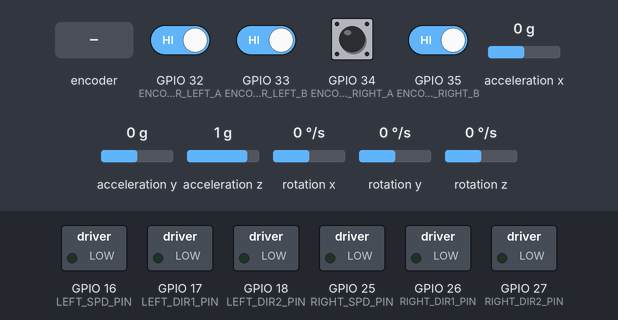
Simulated run of this sketch. Board: ESP32. On the bench: switched loads named in the sketch (green lamp = pin HIGH). Dashed ring = blinking. The inputs (shaded band) are chosen by the test bench; at power-on: GPIO 32 (ENCODER_LEFT_A), GPIO 33 (ENCODER_LEFT_B), GPIO 34 (ENCODER_RIGHT_A), GPIO 35 (ENCODER_RIGHT_B) HIGH, acceleration x 0 g, acceleration y 0 g, acceleration z 1 g, rotation x 0 °/s, rotation y 0 °/s, rotation z 0 °/s. What the sketch prints to the serial monitor is not drawn.

Above: at 4.2 s.
4.3 s: rotary encoder on GPIO 32 (ENCODER_LEFT_A) / GPIO 35 (ENCODER_RIGHT_B) turned 1 step (first pin leading)
At 4.45 s:
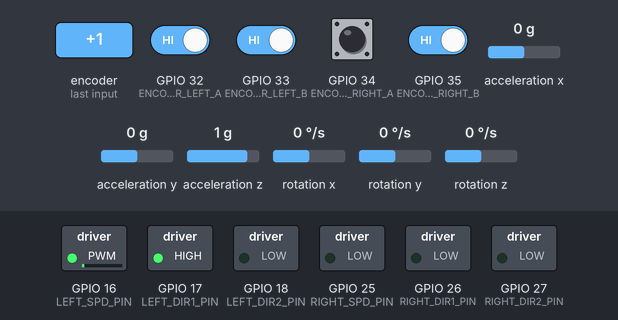
6.1 s: GPIO 34 (ENCODER_RIGHT_A) pulsed LOW 2 times (0.12 s each, 0.3 s apart)
At 6.35 s:
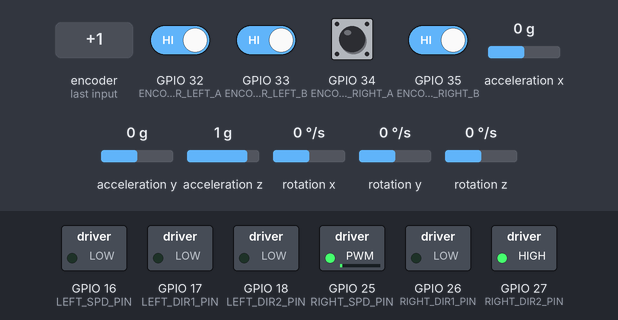
At 6.76 s:
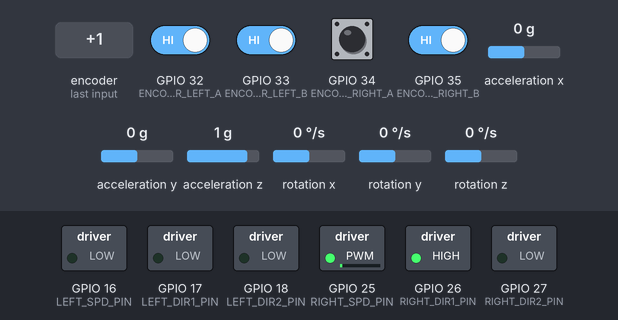
Timing chart, 0 to 9.1 s (numbered marks = the images above; inputs shaded):
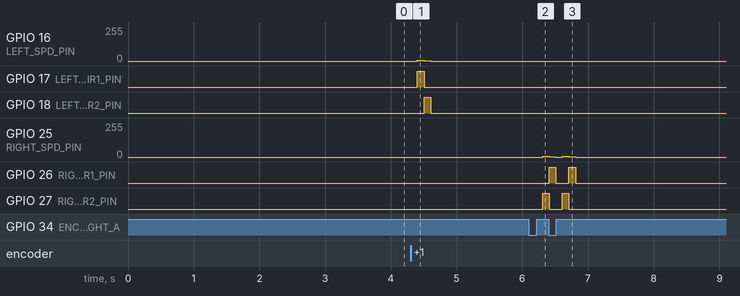

The sketch:

firmware.ino
```cpp
#include <MPU6050_tockn.h>
#include <Wire.h>

MPU6050 mpu6050(Wire);

#define LEFT_SPD_PIN 16
#define LEFT_DIR1_PIN 17
#define LEFT_DIR2_PIN 18
#define RIGHT_SPD_PIN 25
#define RIGHT_DIR1_PIN 26
#define RIGHT_DIR2_PIN 27
#define ENCODER_RIGHT_A 34
#define ENCODER_RIGHT_B 35
#define ENCODER_LEFT_A 32
#define ENCODER_LEFT_B 33

#define PI_RX_PIN 23
#define PI_TX_PIN 19
#define PI_BAUD 115200

volatile long right_encoder_count = 0;
volatile long left_encoder_count = 0;

const int MAX_PWM = 255;
const int BASE_PWM = 150;


const float WHEEL_RADIUS = 4.2; // cm
const float WHEEL_BASE = 31.5; // cm
const float ENCODER_TICKS_PER_REV = 207.0;
float left_distance = 0.0;
float right_distance = 0.0;
float x = 0.0;
float y = 0.0;
float theta = 0.0;
float mpu_angle = 0.0;
float fused_theta = 0.0;

// Complementary filter coefficient (0.98 = trust gyro more short-term, odometry corrects drift)
const float ALPHA = 0.98;

long last_left_count = 0;
long last_right_count = 0;
unsigned long last_time = 0;
unsigned long sample_time = 100; // ms

float commanded_v = 0.0;
float commanded_omega = 0.0;
bool command_received = false;

float left_velocity = 0.0; // measured cm/s
float right_velocity = 0.0; // measured cm/s
float target_left_velocity = 0.0; // desired cm/s
float target_right_velocity = 0.0; // desired cm/s

float left_error_sum = 0.0;
float left_last_error = 0.0;
float Kp_left = 5.0;
float Ki_left = 0.055;
float Kd_left = 0.1;

float right_error_sum = 0.0;
float right_last_error = 0.0;
float Kp_right = 5.0;
float Ki_right = 0.055;
float Kd_right = 0.1;

void IRAM_ATTR right_encoder_ISR() {
    if (digitalRead(ENCODER_RIGHT_B)) right_encoder_count--;
    else right_encoder_count++;
}

void IRAM_ATTR left_encoder_ISR() {
    if (digitalRead(ENCODER_LEFT_B)) left_encoder_count++;
    else left_encoder_count--;
}

void initIMU() {
    Wire.begin();
    mpu6050.begin();
    mpu6050.calcGyroOffsets(true);
}

void initMotorPins() {
    pinMode(LEFT_SPD_PIN, OUTPUT);
    pinMode(LEFT_DIR1_PIN, OUTPUT);
    pinMode(LEFT_DIR2_PIN, OUTPUT);
    pinMode(RIGHT_SPD_PIN, OUTPUT);
    pinMode(RIGHT_DIR1_PIN, OUTPUT);
    pinMode(RIGHT_DIR2_PIN, OUTPUT);
}

void initEncoders() {
    pinMode(ENCODER_RIGHT_A, INPUT_PULLUP);
    pinMode(ENCODER_RIGHT_B, INPUT_PULLUP);
    pinMode(ENCODER_LEFT_A, INPUT_PULLUP);
    pinMode(ENCODER_LEFT_B, INPUT_PULLUP);
    attachInterrupt(digitalPinToInterrupt(ENCODER_RIGHT_A), right_encoder_ISR, RISING);
    attachInterrupt(digitalPinToInterrupt(ENCODER_LEFT_A), left_encoder_ISR, RISING);
}

void setMotor(int leftPWM, int rightPWM) {
    if (leftPWM > 0) {
        digitalWrite(LEFT_DIR1_PIN, LOW);
        digitalWrite(LEFT_DIR2_PIN, HIGH);
    } else if (leftPWM < 0) {
        digitalWrite(LEFT_DIR1_PIN, HIGH);
        digitalWrite(LEFT_DIR2_PIN, LOW);
    } else {
        digitalWrite(LEFT_DIR1_PIN, LOW);
        digitalWrite(LEFT_DIR2_PIN, LOW);
    }

    if (rightPWM > 0) {
        digitalWrite(RIGHT_DIR1_PIN, LOW);
        digitalWrite(RIGHT_DIR2_PIN, HIGH);
    } else if (rightPWM < 0) {
        digitalWrite(RIGHT_DIR1_PIN, HIGH);
        digitalWrite(RIGHT_DIR2_PIN, LOW);
    } else {
        digitalWrite(RIGHT_DIR1_PIN, LOW);
        digitalWrite(RIGHT_DIR2_PIN, LOW);
    }

    analogWrite(LEFT_SPD_PIN, constrain(abs(leftPWM), 0, MAX_PWM));
    analogWrite(RIGHT_SPD_PIN, constrain(abs(rightPWM), 0, MAX_PWM));
}

void setup() {
    Serial.begin(115200);
    Serial2.begin(PI_BAUD, SERIAL_8N1, PI_RX_PIN, PI_TX_PIN);
    initIMU();
    initMotorPins();
    initEncoders();
    Serial.println("System initialized.");
}

void loop() {
    readPiCommand();

    mpu6050.update();
    mpu_angle = mpu6050.getAngleZ() * PI / 180.0;
    while (mpu_angle > PI) mpu_angle -= 2 * PI;
    while (mpu_angle < -PI) mpu_angle += 2 * PI;

    unsigned long current_time = millis();
    if (current_time - last_time >= sample_time) {
        Odometry();
        sensorFusion();
        convertVelocityCommands();
        wheelVelocityControl();
        sendState();

        last_time = current_time;
    }
}

void Odometry(){
    long current_left_count = left_encoder_count;
    long current_right_count = right_encoder_count;

    long delta_left = current_left_count - last_left_count;
    long delta_right = current_right_count - last_right_count;

    last_left_count = current_left_count;
    last_right_count = current_right_count;

    float dt = sample_time / 1000.0;  // seconds

    left_distance = (delta_left / ENCODER_TICKS_PER_REV) * (2 * PI * WHEEL_RADIUS);
    right_distance = (delta_right / ENCODER_TICKS_PER_REV) * (2 * PI * WHEEL_RADIUS);

    left_velocity = left_distance / dt;
    right_velocity = right_distance / dt;

    float delta_theta = (right_distance - left_distance) / WHEEL_BASE;

    // Use fused_theta for position calculation (more accurate than raw odometry)
    float delta_x = ((left_distance + right_distance) / 2) * cos(fused_theta + delta_theta / 2.0);
    float delta_y = ((left_distance + right_distance) / 2) * sin(fused_theta + delta_theta / 2.0);

    x += delta_x;
    y += delta_y;

    theta += delta_theta;

    while (theta > PI) theta -= 2 * PI;
    while (theta < -PI) theta += 2 * PI;
}

// Complementary filter for sensor fusion
void sensorFusion() {
    // Fuse MPU angle (short-term accurate) with odometry angle (long-term accurate)
    fused_theta = ALPHA * mpu_angle + (1.0 - ALPHA) * theta;

    // Normalize to [-PI, PI]
    while (fused_theta > PI) fused_theta -= 2 * PI;
    while (fused_theta < -PI) fused_theta += 2 * PI;
}

void readPiCommand() {
    static char buf[64];
    static int idx = 0;

    while (Serial2.available()) {
        char c = Serial2.read();
        if (c == '\n') {
            buf[idx] = '\0';
            char *v_ptr = strstr(buf, "v:");
            char *w_ptr = strstr(buf, ",w:");
            if (v_ptr && w_ptr) {
                commanded_v = atof(v_ptr + 2);
                commanded_omega = atof(w_ptr + 3);
                command_received = true;
            }
            idx = 0;
        } else if (idx < sizeof(buf) - 1) {
            buf[idx++] = c;
        }
    }
}


void sendState() {
    Serial2.print(x, 3);
    Serial2.print(',');
    Serial2.print(y, 3);
    Serial2.print(',');
    Serial2.print(fused_theta, 4);
    Serial2.print(',');
    Serial2.print(mpu_angle, 4);
    Serial2.print(',');
    Serial2.print(left_velocity, 2);
    Serial2.print(',');
    Serial2.print(right_velocity, 2);
    Serial2.println();
}

void convertVelocityCommands() {
    if (!command_received) {
        target_left_velocity = 0.0;
        target_right_velocity = 0.0;
        return;
    }

    target_left_velocity = commanded_v - commanded_omega * (WHEEL_BASE / 2.0);
    target_right_velocity = commanded_v + commanded_omega * (WHEEL_BASE / 2.0);
}

void wheelVelocityControl(){
    float dt = sample_time / 1000.0f;

    float left_error        = target_left_velocity - left_velocity;
    left_error_sum         += left_error * dt;
    float left_error_deriv  = (left_error - left_last_error) / dt;
    float left_pwm          = Kp_left * left_error
                            + Ki_left * left_error_sum
                            + Kd_left * left_error_deriv;
    left_last_error = left_error;

    float right_error        = target_right_velocity - right_velocity;
    right_error_sum         += right_error * dt;
    float right_error_deriv  = (right_error - right_last_error) / dt;
    float right_pwm          = Kp_right * right_error
                             + Ki_right * right_error_sum
                             + Kd_right * right_error_deriv;
    right_last_error = right_error;

    setMotor((int)constrain(left_pwm,  -MAX_PWM, MAX_PWM),
             (int)constrain(right_pwm, -MAX_PWM, MAX_PWM));
}
```

Measured:
- after the input at 4.3 s, GPIO 16 (LEFT_SPD_PIN): 0/255 → 7/255 after 0.11 s, → 1/255 0.10 s later, → 0/255 0.10 s later; GPIO 17 (LEFT_DIR1_PIN): LOW → HIGH after 0.11 s, → LOW 0.10 s later; GPIO 18 (LEFT_DIR2_PIN): LOW → HIGH after 0.21 s, → LOW 0.10 s later
- after the input at 6.1 s, GPIO 25 (RIGHT_SPD_PIN): 0/255 → 7/255 after 0.21 s, → 1/255 0.10 s later, → 0/255 0.10 s later, → 7/255 0.10 s later, … (6 changes in this stretch); GPIO 26 (RIGHT_DIR1_PIN): alternates HIGH for 0.10 s and LOW for 0.20 s, 4 changes in all, then stays LOW, starting after 0.31 s
